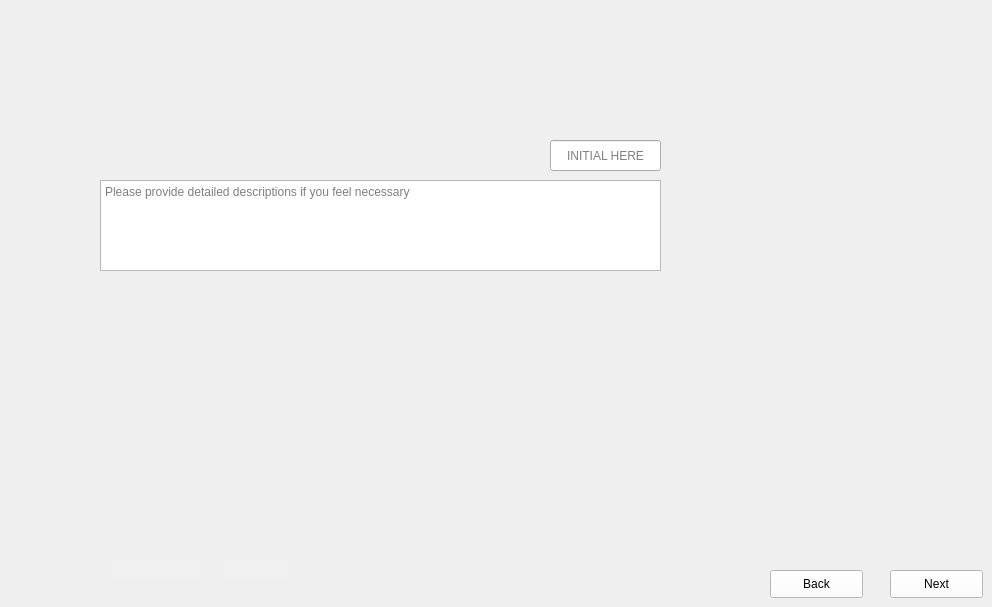
      <widget class="QWidget" name="DicePiezoWaferintoSubwafers2">
       <property name="styleSheet">
        <string notr="true">border-image: url(:/images/images/subwafer2.PNG);</string>
       </property>
       <widget class="QTextEdit" name="DicePiezoWaferintoSubwafers2_comments">
        <property name="geometry">
         <rect>
          <x>100</x>
          <y>180</y>
          <width>561</width>
          <height>91</height>
         </rect>
        </property>
        <property name="styleSheet">
         <string notr="true">border-image:None;
</string>
        </property>
        <property name="placeholderText">
         <string>Please provide detailed descriptions if you feel necessary</string>
        </property>
       </widget>
       <widget class="QPushButton" name="DicePiezoWaferintoSubwafers2_Back">
        <property name="geometry">
         <rect>
          <x>770</x>
          <y>570</y>
          <width>93</width>
          <height>28</height>
         </rect>
        </property>
        <property name="styleSheet">
         <string notr="true">QPushButton{
background-color: rgb(255, 255, 255);
height: 35px;
border-image:None;
}
QPushButton::hover{
background-color: rgb(0, 0, 255);
}
QPushButton:pressed{
padding-top:7px;
padding-top:7px;
}</string>
        </property>
        <property name="text">
         <string>Back</string>
        </property>
        <property name="iconSize">
         <size>
          <width>20</width>
          <height>20</height>
         </size>
        </property>
        <property name="autoDefault">
         <bool>false</bool>
        </property>
       </widget>
       <widget class="QLineEdit" name="DicePiezoWaferintoSubwafers2_Initals">
        <property name="geometry">
         <rect>
          <x>220</x>
          <y>560</y>
          <width>71</width>
          <height>22</height>
         </rect>
        </property>
        <property name="styleSheet">
         <string notr="true">QLineEdit{
background-color: rgb(240, 240, 240);
border: none;
border-image:None;
}</string>
        </property>
       </widget>
       <widget class="QPushButton" name="DicePiezoWaferintoSubwafers2_Next">
        <property name="geometry">
         <rect>
          <x>890</x>
          <y>570</y>
          <width>93</width>
          <height>28</height>
         </rect>
        </property>
        <property name="styleSheet">
         <string notr="true">QPushButton{
background-color: rgb(255, 255, 255);
height: 35px;
border-image:None;
}
QPushButton::hover{
background-color: rgb(0, 0, 255);
}
QPushButton:pressed{
padding-top:7px;
padding-top:7px;
}</string>
        </property>
        <property name="text">
         <string>Next</string>
        </property>
        <property name="iconSize">
         <size>
          <width>20</width>
          <height>20</height>
         </size>
        </property>
        <property name="autoDefault">
         <bool>false</bool>
        </property>
       </widget>
       <widget class="QLineEdit" name="DicePiezoWaferintoSubwafers2_Data">
        <property name="enabled">
         <bool>true</bool>
        </property>
        <property name="geometry">
         <rect>
          <x>550</x>
          <y>140</y>
          <width>111</width>
          <height>31</height>
         </rect>
        </property>
        <property name="styleSheet">
         <string notr="true">color: rgb(0, 0, 0);
border-image:None;</string>
        </property>
        <property name="text">
         <string/>
        </property>
        <property name="maxLength">
         <number>32767</number>
        </property>
        <property name="alignment">
         <set>Qt::AlignCenter</set>
        </property>
        <property name="placeholderText">
         <string>INITIAL HERE</string>
        </property>
       </widget>
       <widget class="QLineEdit" name="DicePiezoWaferintoSubwafers2_Dates">
        <property name="geometry">
         <rect>
          <x>110</x>
          <y>560</y>
          <width>91</width>
          <height>22</height>
         </rect>
        </property>
        <property name="styleSheet">
         <string notr="true">QLineEdit{
background-color: rgb(240, 240, 240);
border: none;
border-image:None;
}</string>
        </property>
       </widget>
      </widget>
